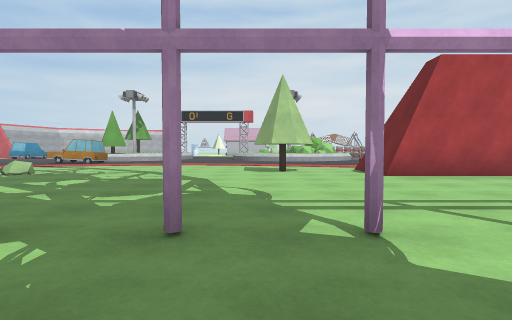
[1] (above)

24 first-person views from a walk through a 3-D level made in the Unity game engine. The camera is 1.2 m above the floor, tilts 2° down and sees 80° across. The floor is counted in squares, 2 m on a side. Each view is taken from the middle of a square. On the plan, view 1 faces up. The plan holds only what a view shows up to about 9 squares ahead; the rest is blank. The place goes on beyond the plan. Some animated figures are not drawn. Some surface patterns are stand-ins.

[2]
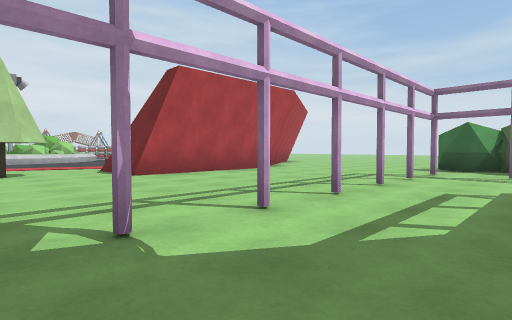

[3]
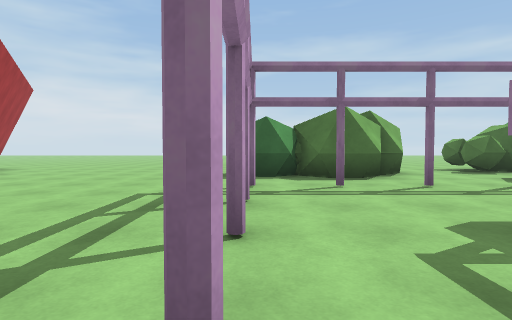

[4]
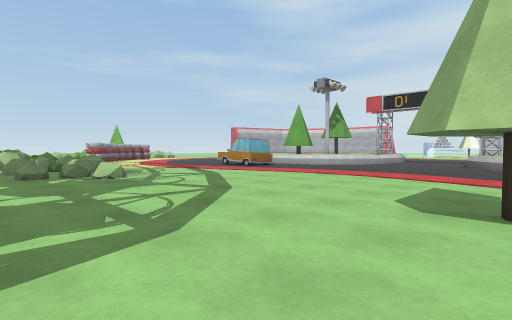

[5]
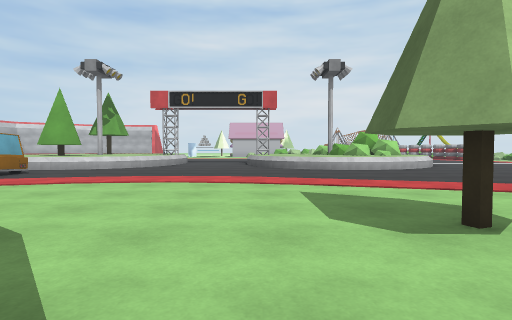

[6]
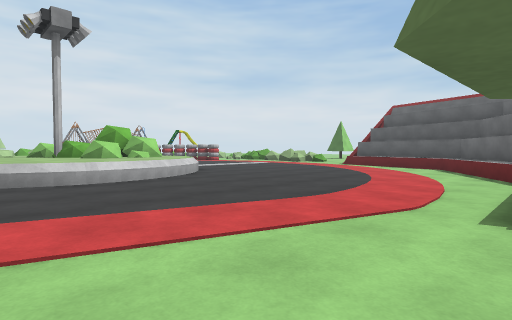

[7]
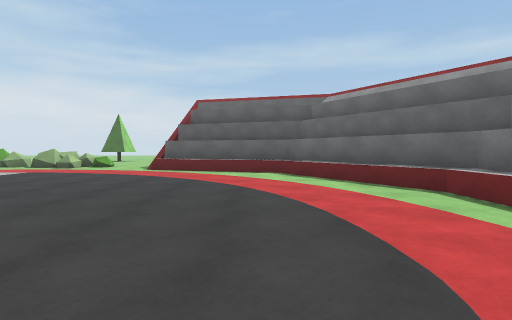

[8]
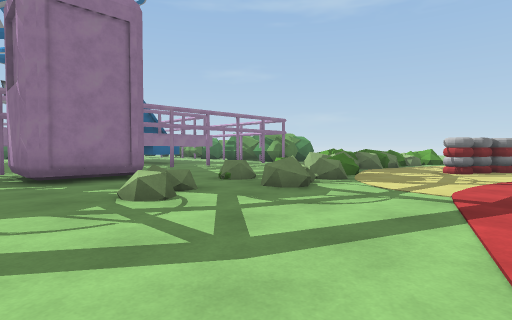

[9]
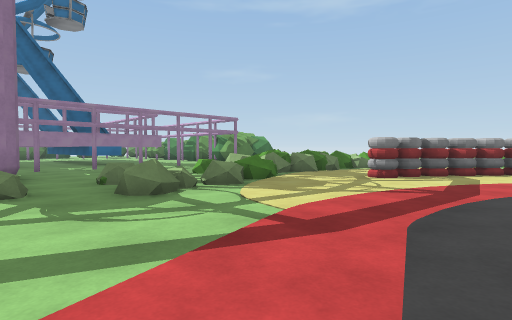

[10]
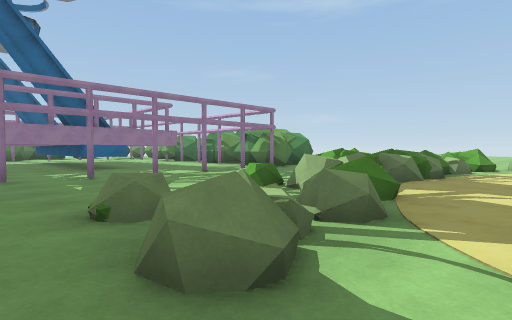

[11]
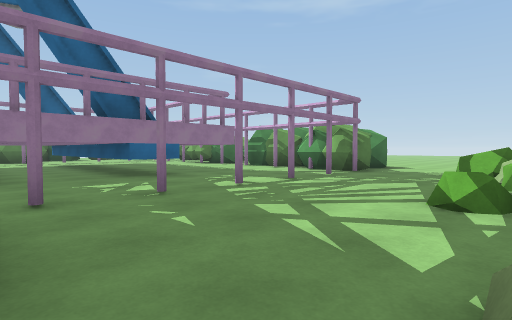

[12]
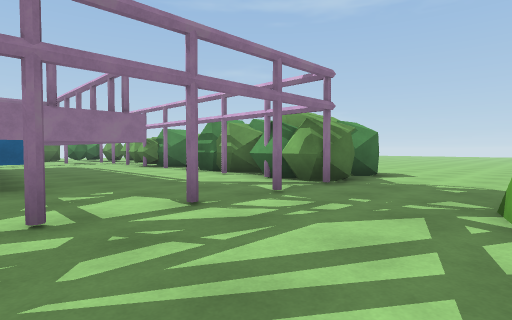

[13]
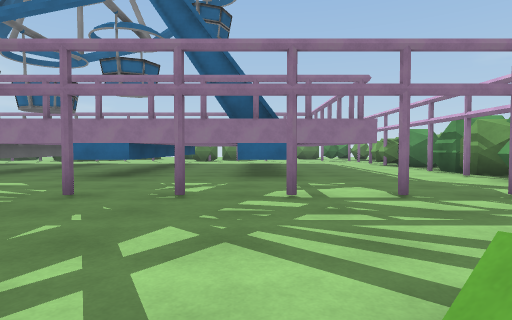

[14]
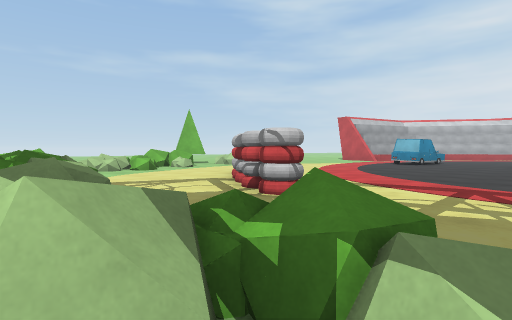

[15]
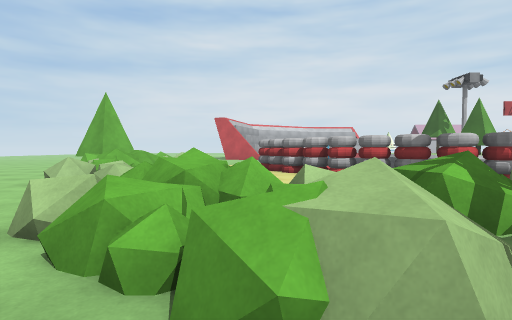

[16]
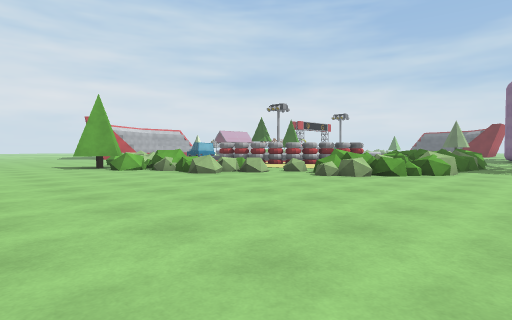

[17]
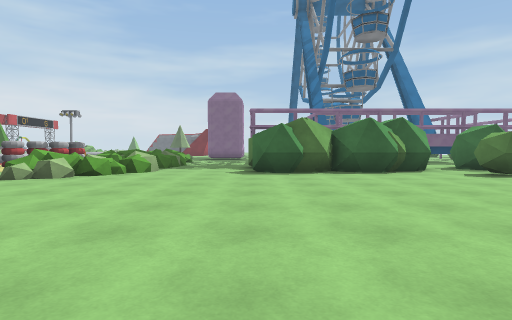

[18]
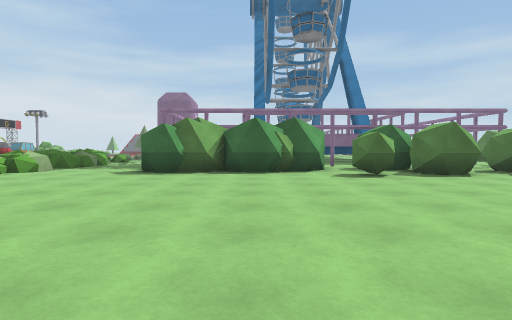

[19]
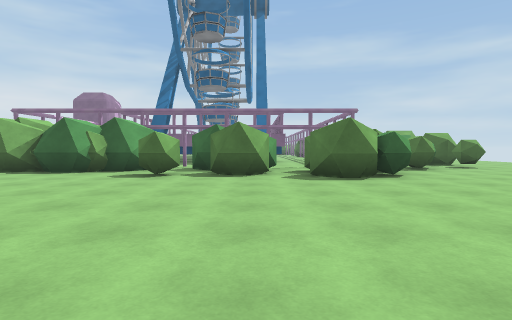

[20]
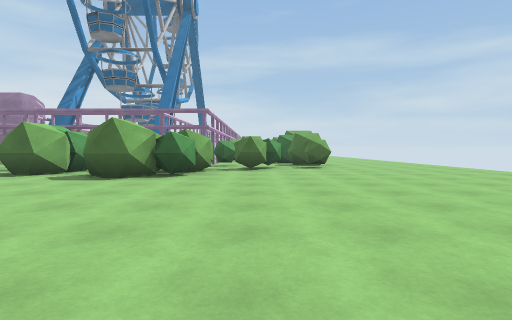

[21]
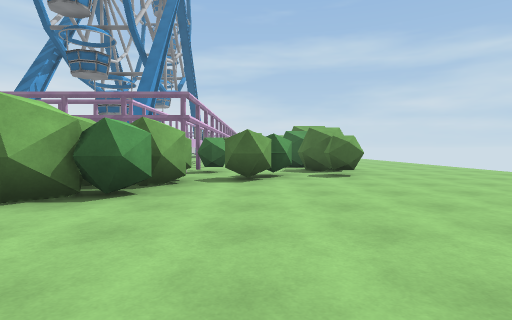

[22]
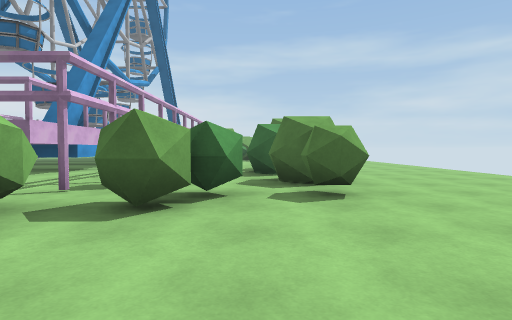

[23]
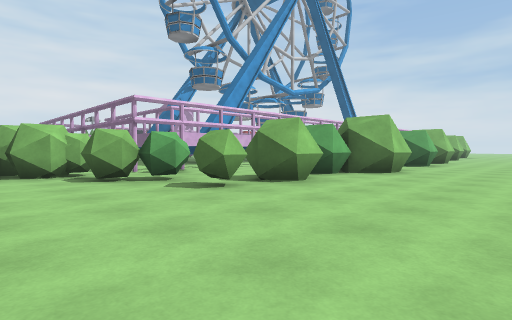

[24]
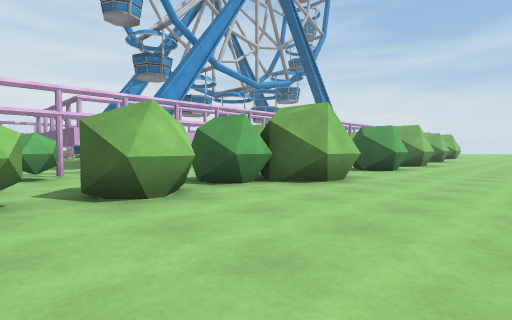

### Floor plan
Key: @ floor where view 1 was taken; # wall or solid block; x gap in a wall; . main floor; : floor 0.75 m higher than the main floor; / step, stairs or slope; = window, fence, low wall or low ledge; ^ raised ledge; O other object.
Columns run from 25 left of view 1 to 12 right of it. Each row starts with its distance up from view 1.
 16             ...         /:::::/......
 15            ....   ://....//://.......
 14  ..O      .....   ..................^
 13  ..OO    #.....  OO.................#
 12  ...^^  .##.........................#
 11  ....^ ...##.......................^#
 10  ....^^....##....................^####
  9  ....=^.....#.............O.#^^^##   .
  8 .......=.......=.^.......OO.#      ...
  7 ......==^^^^^.^^=..^........####  ....
  6 .......^^=^^^^^..^....................
  5 ........^=^^^.=....##.................
  4 ..................###...............
  3 ..................  # ..............
  2 ........###....#.#. #  .#....#.#...#
  1  .......###..........   ...........#
  0  .......###..........    @.........#
 -1 ........###..#########        #....#
 -2  .......###..  #  #  #          ......
 -3   .......#...  #  #  #            ....
 -4   .....#.# ..  #                   .##
 -5  ......###                          #
 -6 .......###    #
 -7  .........  .###
 -8   .....##. ....
 -9   .....####.#
-10  ..........#.
-11 .........##....
-12  .............#
-13   ........#x#.## ..#
-14    ............##....
-15     ..................
-16       ................
-17        .........

Where each view was taken, in squares from view 1:
view 1: 0 up, 0 right, facing up
view 2: 0 up, 0 right, facing up-right
view 3: 2 up, 3 right, facing right
view 4: 5 up, 1 right, facing up-left
view 5: 6 up, 1 left, facing up
view 6: 9 up, 0 right, facing up-right
view 7: 12 up, 2 right, facing right
view 8: 11 up, 4 left, facing down-left
view 9: 12 up, 6 left, facing down-left
view 10: 9 up, 7 left, facing down-left
view 11: 6 up, 7 left, facing down-left
view 12: 5 up, 10 left, facing down-left
view 13: 6 up, 10 left, facing down
view 14: 6 up, 10 left, facing up-left
view 15: 4 up, 17 left, facing up
view 16: 3 up, 25 left, facing up-right
view 17: 2 up, 25 left, facing right
view 18: 1 down, 25 left, facing right
view 19: 6 down, 25 left, facing right
view 20: 11 down, 25 left, facing right
view 21: 11 down, 22 left, facing right
view 22: 12 down, 19 left, facing right
view 23: 17 down, 18 left, facing up-right
view 24: 17 down, 15 left, facing up-right
